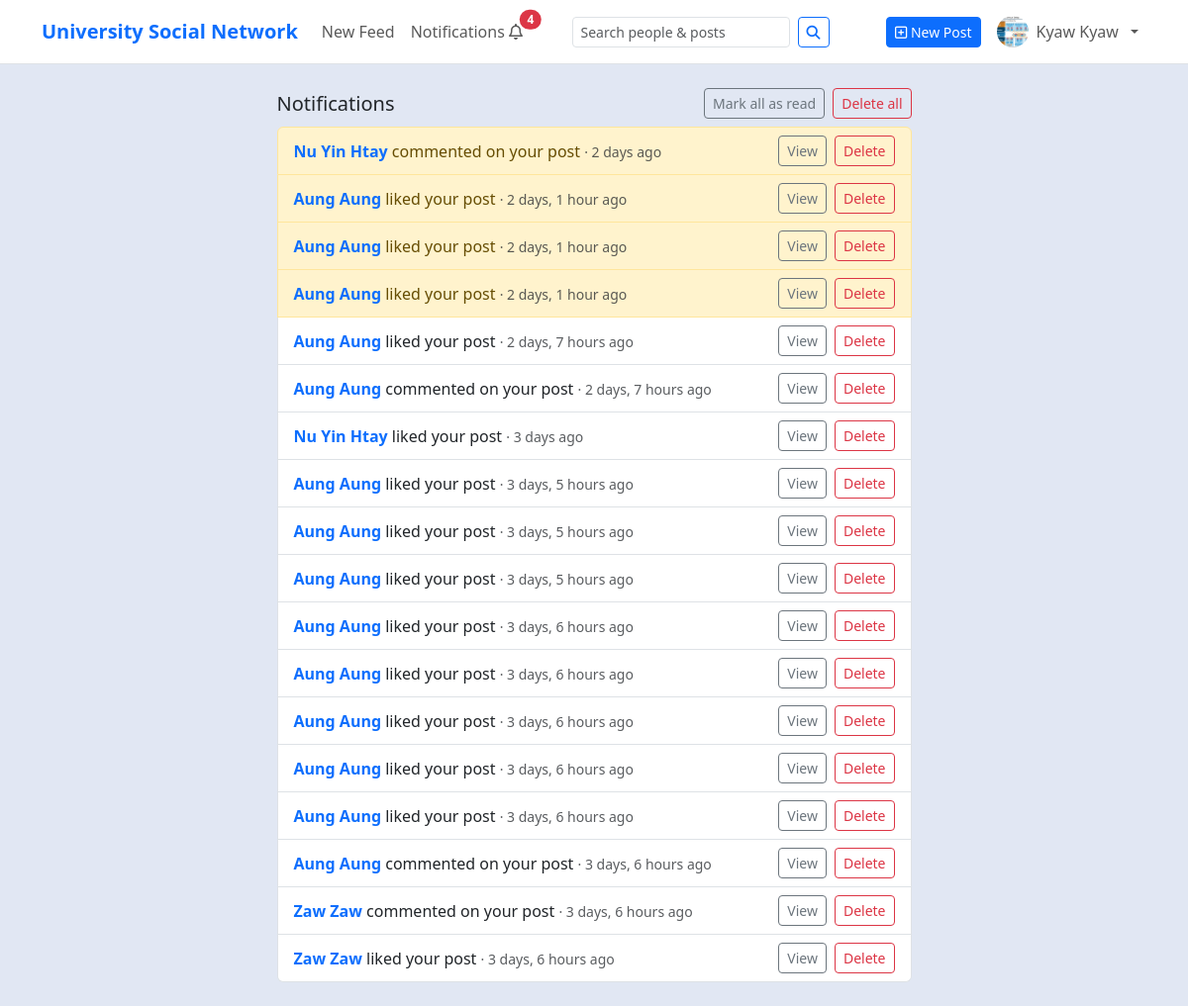
The app's page /notifications/ (signed in), older data.
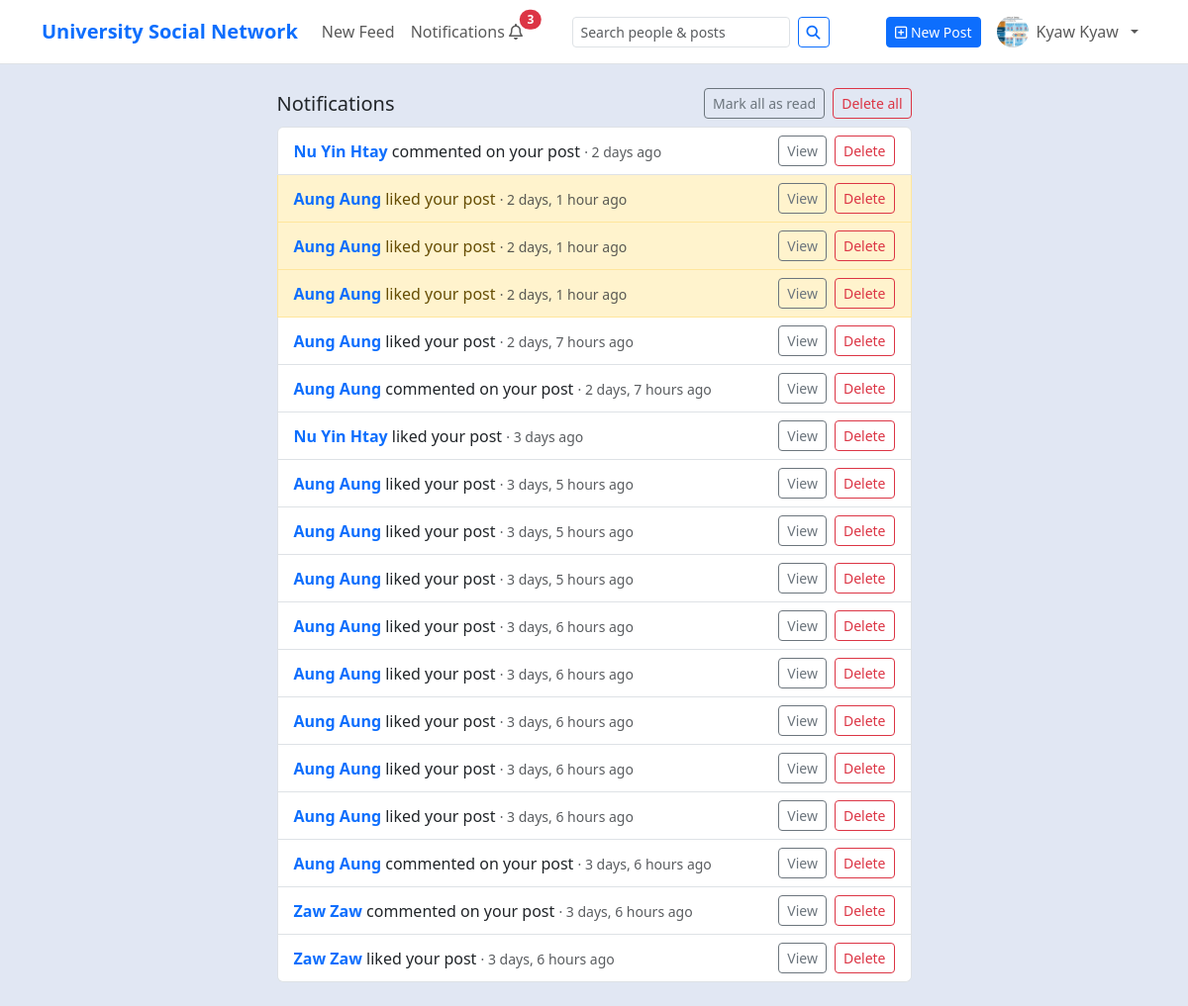
The same page, newer data.
### myapp/models.py (models this page shows, shortened)
class Notification(models.Model):
    actor = models.ForeignKey(
        settings.AUTH_USER_MODEL, null=True, blank=True,
        on_delete=models.SET_NULL, related_name='notifications_sent'
    )
    recipient = models.ForeignKey(
        settings.AUTH_USER_MODEL, on_delete=models.CASCADE,
        related_name='notifications'
    )
    verb = models.CharField(max_length=64)
    extra = models.JSONField(blank=True, null=True)
    is_read = models.BooleanField(default=False)
    created_at = models.DateTimeField(default=timezone.now)
    class Meta:
        db_table = "myapp_notification"   # keep table name stable if you already have it
        ordering = ['-created_at']

class Profile(models.Model):
    MAJOR = [
        ('CST', 'CST'),
        ('CS',  'Computer Science (CS)'),
        ('CT',  'Computer Technology (CT)'),
    ]
    ACADEMIC_YEAR = [
        ('FIRST_YEAR',  'first year'),
        ('SECOND_YEAR', 'Second year'),
        ('THIRD_YEAR',  'Third year'),
        ('FORUTH_YEAR', 'Fourth year'),
        ('FINAL_YEAR',  'Final year'),
    ]
    user = models.OneToOneField(
        settings.AUTH_USER_MODEL,
        on_delete=models.CASCADE,
        related_name="profile",
    )
    full_name = models.CharField(max_length=150, blank=True)
    bio = models.TextField(blank=True)
    major = models.CharField(max_length=15, choices=MAJOR, blank=True, null=True)
    year = models.CharField(max_length=15, choices=ACADEMIC_YEAR, blank=True, null=True)
    roll_no = models.CharField(max_length=15, blank=True, null=True)
    photo = models.ImageField(upload_to='profile', blank=True, null=True)
    phone_no = models.CharField(max_length=15, blank=True, null=True)
    posts_count = models.PositiveIntegerField(default=0)
    followers_count = models.PositiveIntegerField(default=0)
    following_count = models.PositiveIntegerField(default=0)

### myapp/views.py (the view)
# urls.py: path("notifications/", views.notifications, name="notifications"),
@login_required
def notifications(request):
    qs = (
        Notification.objects
        .select_related("actor", "actor__profile")
        .filter(recipient=request.user)
        .order_by("-created_at")
    )
    page_obj = _paginate(request, qs, per_page=20)
    return render(request, "social/notifications.html", {
        "notifications": page_obj,
        "page_obj": page_obj
    })

### myapp/context_processors.py (called while the page is built)
def unread_notifications_count(request):
    if request.user.is_authenticated:
        c = Notification.objects.filter(recipient=request.user, is_read=False).count()
    else:
        c = 0
    return {'unread_count': c}

### myapp/views.py (called while the page is built)
def _paginate(request, queryset, per_page=10):
    page_number = request.GET.get("page", 1)
    paginator = Paginator(queryset, per_page)
    try:
        page_obj = paginator.page(page_number)
    except PageNotAnInteger:
        page_obj = paginator.page(1)
    except EmptyPage:
        page_obj = paginator.page(paginator.num_pages)
    return page_obj

### templates/social/notifications.html (shortened to what this page needs)
{% extends "social/base.html" %}
{% load static humanize %}
{% block content %}
<div class="row">
  <div class="col-lg-7 mx-auto">
    <div class="d-flex justify-content-between align-items-center mb-2 gap-2">
      <h5 class="mb-0">Notifications</h5>
      <div class="d-flex gap-2">
        <button id="read-all-drf" class="btn btn-sm btn-outline-secondary">Mark all as read</button>
        <button id="delete-all-drf" class="btn btn-sm btn-outline-danger">Delete all</button>
      </div>
    </div>
    <div id="notif-list" class="list-group">
      {% for n in notifications %}
        <div class="list-group-item d-flex justify-content-between align-items-center {% if not n.is_read %}list-group-item-warning{% endif %}" data-id="{{ n.id }}">
          <div class="me-2">
            {% if n.actor %}
              <a class="fw-semibold text-decoration-none" href="{% url 'social:profile-detail' n.actor.id %}">
                {% with pf=n.actor.profile %}
                  {% if pf and pf.full_name %}
                    {{ pf.full_name }}
                  {% elif n.actor.first_name or n.actor.last_name %}
                    {{ n.actor.first_name }}{% if n.actor.last_name %} {{ n.actor.last_name }}{% endif %}
                  {% elif n.actor.email %}
                    {{ n.actor.email }}
                  {% else %}
                    {{ n.actor.username }}
                  {% endif %}
                {% endwith %}
              </a>
            {% else %}
              <strong>Someone</strong>
            {% endif %}
            {% with ex=n.extra %}
              {% if n.verb == 'commented' %}
                commented on
                {% if ex and ex.post_id %}
                  <a class="text-decoration-none" href="{% url 'social:post-detail' ex.post_id %}">your post</a>
                {% else %}
                  your post
                {% endif %}
                {% if ex and ex.comment_excerpt %}
                  : <span class="text-muted">"{{ ex.comment_excerpt|truncatechars:80 }}"</span>
                {% elif ex and ex.post_excerpt %}
                  : <span class="text-muted">"{{ ex.post_excerpt|truncatechars:80 }}"</span>
                {% endif %}
              {% else %}
                {{ n.verb }}
              {% endif %}
            {% endwith %}
            <span class="text-muted small">· {{ n.created_at|timesince }} ago</span>
          </div>
          <div class="d-flex align-items-center gap-2">
            <button class="btn btn-sm btn-outline-secondary view-detail" data-id="{{ n.id }}">View</button>
            <button class="btn btn-sm btn-outline-danger delete-item" data-id="{{ n.id }}">Delete</button>
          </div>
        </div>
      {% empty %}
        <div class="alert alert-light border">No notifications.</div>
      {% endfor %}
    </div>
  </div>
</div>
{% endblock %}

### templates/social/nav_bar.html (shortened to what this page needs)
{% load static %}
<nav class="navbar navbar-expand-lg navbar-light bg-white border-bottom sticky-top">
  <div class="container">
    <a class="navbar-brand fw-bold text-primary" href="{% url 'social:feed' %}">
      University Social Network
    </a>
    <div id="nav" class="collapse navbar-collapse">
      <ul class="navbar-nav me-auto">
        <li class="nav-item">
          <a class="nav-link" href="{% url 'social:feed' %}">New Feed</a>
        </li>
        <li class="nav-item">
          <a class="nav-link position-relative" href="{% url 'social:notifications' %}">
            Notifications <i class="fa-regular fa-bell"></i>
            <span id="notif-badge"
                  class="position-absolute start-100 translate-middle badge rounded-pill text-bg-danger {% if not unread_count %}d-none{% endif %}">
              {% if unread_count and unread_count > 0 %}{{ unread_count }}{% endif %}
            </span>
          </a>
        </li>
      </ul>
      <form class="d-flex me-3 my-2 my-lg-0" role="search" action="{% url 'social:search' %}" method="get">
        <input class="form-control form-control-sm me-2"
               type="search"
               name="q"
               placeholder="Search people & posts"
               value="{{ request.GET.q|default:'' }}"
               aria-label="Search">
        <button class="btn btn-sm btn-outline-primary" type="submit">
          <i class="fa-solid fa-magnifying-glass"></i>
        </button>
      </form>
      <ul class="navbar-nav ms-auto align-items-center">
        {% if request.user.is_authenticated %}
          <li class="nav-item me-2 d-none d-lg-block">
            <a class="btn btn-sm btn-primary" href="{% url 'social:post-create' %}">
              <i class="fa-regular fa-square-plus"></i> New Post
            </a>
          </li>
          <li class="nav-item dropdown">
            <a class="nav-link dropdown-toggle d-flex align-items-center gap-2" href="#" role="button"
               data-bs-toggle="dropdown" aria-expanded="false">
              {% if request.user.profile.photo %}
                <img src="{{ request.user.profile.photo.url }}"
                     alt="Avatar"
                     style="width:32px;height:32px;border-radius:50%;object-fit:cover;">
              {% else %}
                <span class="d-inline-flex align-items-center justify-content-center rounded-circle bg-secondary text-white"
                      style="width:32px;height:32px;font-size:14px;">
                  <i class="fa-solid fa-user"></i>
                </span>
              {% endif %}
              <span class="d-none d-sm-inline">
                {% firstof request.user.profile.full_name request.user.email %}
              </span>
            </a>
          </li>
        {% endif %}
      </ul>
    </div>
  </div>
</nav>

Row changes from the older to the newer data that the page shows:
changed Notification "2 days": is_read False → True (drawn)
Text that changed along with them:
{{ unread_count }}: "4" → "3"
